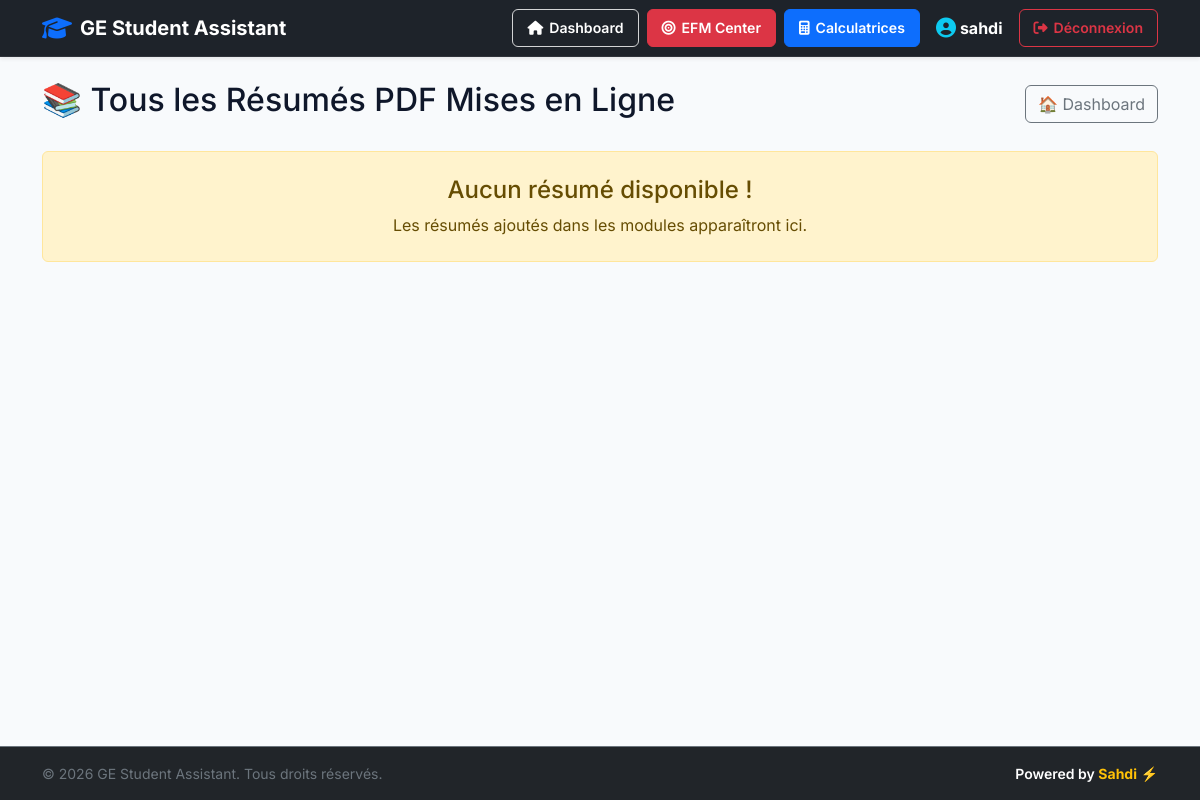
/all-resumes (signed in), run on an earlier commit of the app's database.
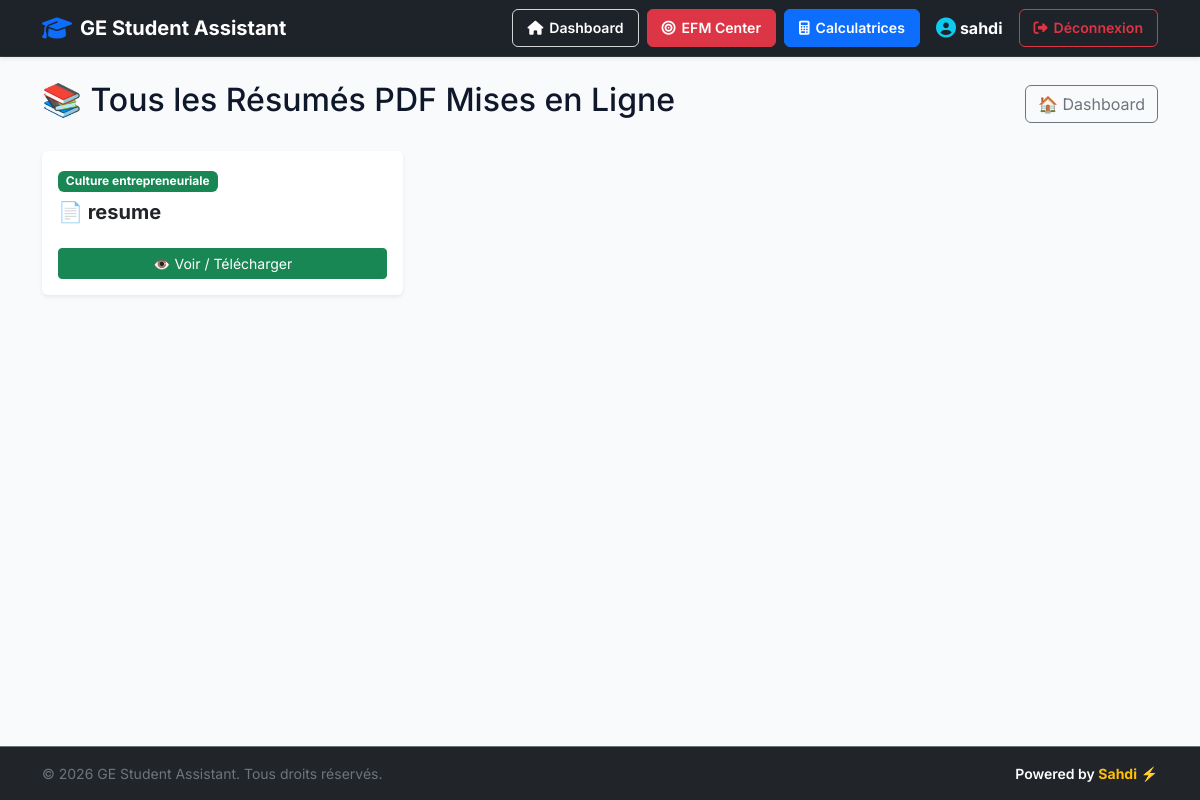
And on a later commit of the database.
### tables this page shows
CREATE TABLE resumes (
            id INTEGER PRIMARY KEY AUTOINCREMENT,
            module_id INTEGER NOT NULL,
            title TEXT NOT NULL,
            filename TEXT NOT NULL,
            created_at TIMESTAMP DEFAULT CURRENT_TIMESTAMP, user_id INTEGER DEFAULT 1,
            FOREIGN KEY (module_id) REFERENCES modules(id)
        );

CREATE TABLE modules (
            id INTEGER PRIMARY KEY AUTOINCREMENT,
            name TEXT NOT NULL,
            type TEXT NOT NULL,
            icon TEXT
        );

### app.py (the view)
@app.route("/all-resumes")
def all_resumes():
    if not g.user:
        return redirect("/login")
    conn = get_db()
    resumes = conn.execute("""
        SELECT resumes.*, modules.name as module_name
        FROM resumes
        LEFT JOIN modules ON resumes.module_id = modules.id
        ORDER BY resumes.id DESC
    """).fetchall()
    conn.close()
    return render_template("all_resumes.html", resumes=resumes)

### app.py (called while the page is built)
def get_db():
    conn = sqlite3.connect("database.db")
    conn.row_factory = sqlite3.Row
    return conn

@app.before_request
def load_logged_in_user():
    user_id = session.get("user_id")
    if user_id is None:
        g.user = None
    else:
        conn = get_db()
        g.user = conn.execute("SELECT * FROM users WHERE id = ?", (user_id,)).fetchone()
        conn.close()

### templates/all_resumes.html (shortened to what this page needs)
{% extends "base.html" %}
{% block content %}
<div class="d-flex justify-content-between align-items-center mb-4">
    <h2>📚 Tous les Résumés PDF Mises en Ligne</h2>
    <a href="/" class="btn btn-outline-secondary">🏠 Dashboard</a>
</div>
{% if resumes %}
    <div class="row g-3">
        {% for r in resumes %}
        <div class="col-md-6 col-lg-4">
            <div class="card shadow-sm h-100 border-0">
                <div class="card-body d-flex flex-column justify-content-between">
                    <div>
                        <span class="badge bg-success mb-2">
                            {{ r['module_name'] if r['module_name'] else 'Général' }}
                        </span>
                        <h5 class="card-title fw-bold text-dark">📄 {{ r['title'] }}</h5>
                    </div>
                    <div class="mt-3">
                        <a href="/uploads/{{ r['filename'] }}" target="_blank" class="btn btn-sm btn-success w-100">
                            👁️ Voir / Télécharger
                        </a>
                    </div>
                </div>
            </div>
        </div>
        {% endfor %}
    </div>
{% else %}
    <div class="alert alert-warning text-center py-4">
        <h4>Aucun résumé disponible !</h4>
        <p class="mb-0">Les résumés ajoutés dans les modules apparaîtront ici.</p>
    </div>
{% endif %}
{% endblock %}

What changed in the data, as far as the page shows it:
added resumes: name "Culture entrepreneuriale", title "resume"
Also different on the page:
text no longer shown: "Aucun résumé disponible ! Les résumés ajoutés dans les modules apparaîtront ici."
